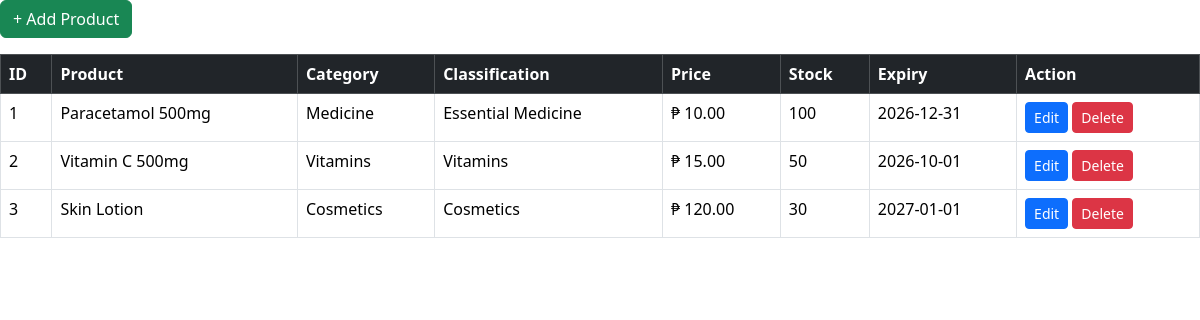
The page /reusablepage/productmanagement.php on the database its author committed.
### tables this page shows
CREATE TABLE `products` (
  `id` int(11) NOT NULL,
  `product_name` varchar(255) DEFAULT NULL,
  `barcode` varchar(100) DEFAULT NULL,
  `category_id` int(11) DEFAULT NULL,
  `classification_id` int(11) DEFAULT NULL,
  `unit` varchar(50) DEFAULT NULL,
  `price` decimal(10,2) DEFAULT NULL
);

CREATE TABLE `product_categories` (
  `id` int(11) NOT NULL,
  `category_name` varchar(100) DEFAULT NULL
);

CREATE TABLE `product_classifications` (
  `id` int(11) NOT NULL,
  `classification_name` varchar(100) DEFAULT NULL,
  `is_discountable` tinyint(1) DEFAULT NULL,
  `is_vatable` tinyint(1) DEFAULT NULL
);

### function/addprodfunct.php (called while the page is built, shortened)
<?php
class ProductManagement
{
    private $con;
    public function __construct($db)
    {
        $this->con = $db;
    }
    public function getAllProducts()
    {
        $stmt = $this->con->prepare("
            SELECT
                p.id,
                p.product_name,
                p.price,
                pc.category_name,
                pcl.classification_name,
                COALESCE(SUM(i.quantity), 0) AS quantity,
                MAX(i.expiry_date) AS expiry_date
            FROM products p
            LEFT JOIN product_categories pc ON p.category_id = pc.id
            LEFT JOIN product_classifications pcl ON p.classification_id = pcl.id
            LEFT JOIN inventory i ON p.id = i.product_id
            GROUP BY p.id
        ");
        $stmt->execute();
        return $stmt->fetchAll();
    }
}

### reusablepage/productmanagement.php (the view, shortened to what this page needs)
<?php
require_once __DIR__ . "/../function/addprodfunct.php";
require_once __DIR__ . "/../conn/connection_links.php";
$product = new ProductManagement($db);
$products = $product->getAllProducts();
?>
<div class="mb-3">
    <button class="btn btn-success" data-bs-toggle="modal" data-bs-target="#addProductModal">
        + Add Product
    </button>
</div>
<table id="usersTable" class="table table-bordered table-hover">
    <thead class="table-dark">
        <tr>
            <th>ID</th>
            <th>Product</th>
            <th>Category</th>
            <th>Classification</th>
            <th>Price</th>
            <th>Stock</th>
            <th>Expiry</th>
            <th>Action</th>
        </tr>
    </thead>
    <tbody>
        <?php foreach ($products as $prod): ?>
            <tr>
                <td><?= $prod['id'] ?></td>
                <td><?= $prod['product_name'] ?></td>
                <td><?= $prod['category_name'] ?? 'N/A' ?></td>
                <td><?= $prod['classification_name'] ?? 'N/A' ?></td>
                <td>₱ <?= number_format($prod['price'], 2) ?></td>
                <td><?= $prod['quantity'] ?></td>
                <td><?= $prod['expiry_date'] ?? 'N/A' ?></td>
                <td>
                    <a href="?editProduct=<?= $prod['id'] ?>" class="btn btn-sm btn-primary">Edit</a>
                    <a href="?deleteProduct=<?= $prod['id'] ?>" class="btn btn-sm btn-danger"
                        onclick="return confirm('Delete this product?')">
                        Delete
                    </a>
                </td>
            </tr>
        <?php endforeach; ?>
    </tbody>
</table>

### rows shown on the page
products: id "1", product_name "Paracetamol 500mg", category.category_name "Medicine", classification.classification_name "Essential Medicine", price "10.00", quantity "100", expiry_date "2026-12-31"
products: id "2", product_name "Vitamin C 500mg", category.category_name "Vitamins", classification.classification_name "Vitamins", price "15.00", quantity "50", expiry_date "2026-10-01"
products: id "3", product_name "Skin Lotion", category.category_name "Cosmetics", classification.classification_name "Cosmetics", price "120.00", quantity "30", expiry_date "2027-01-01"
